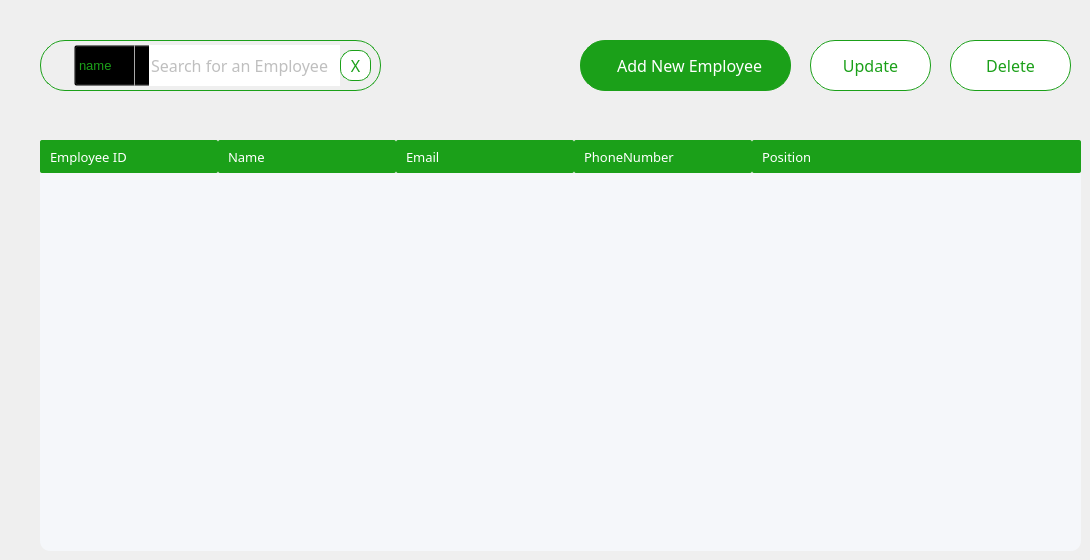
     <widget class="QWidget" name="default_employee">
      <widget class="QGroupBox" name="search_2">
       <property name="geometry">
        <rect>
         <x>40</x>
         <y>40</y>
         <width>341</width>
         <height>51</height>
        </rect>
       </property>
       <property name="font">
        <font>
         <family>Lexend Light</family>
        </font>
       </property>
       <property name="styleSheet">
        <string notr="true">border-radius:25px;
border-color: rgb(27, 160, 25);
border-width : 1.2px;
border-style:solid;
background-color:#white;</string>
       </property>
       <property name="title">
        <string/>
       </property>
       <property name="alignment">
        <set>Qt::AlignmentFlag::AlignLeading|Qt::AlignmentFlag::AlignLeft|Qt::AlignmentFlag::AlignTop</set>
       </property>
       <property name="flat">
        <bool>false</bool>
       </property>
       <property name="checkable">
        <bool>false</bool>
       </property>
       <widget class="QLabel" name="search_icon">
        <property name="geometry">
         <rect>
          <x>10</x>
          <y>15</y>
          <width>21</width>
          <height>21</height>
         </rect>
        </property>
        <property name="styleSheet">
         <string notr="true">background:none;
border-radius: 20px;
border: 1px solid;
border-color:none;
</string>
        </property>
        <property name="text">
         <string/>
        </property>
        <property name="pixmap">
         <pixmap resource="resources.qrc">:/images/Icon.png</pixmap>
        </property>
        <property name="scaledContents">
         <bool>true</bool>
        </property>
       </widget>
      </widget>
      <widget class="QPushButton" name="add_employee_btn">
       <property name="geometry">
        <rect>
         <x>580</x>
         <y>40</y>
         <width>211</width>
         <height>51</height>
        </rect>
       </property>
       <property name="styleSheet">
        <string notr="true">*{
border-radius:25px;
color:white;
font-family: Lexend;
font-size:16px;
border-color: rgb(27, 160, 25);
border-width : 1.2px;
border-style:solid;
background-color:#1ba019;
}
QPushButton:hover
{
background:#013220;
color:white;
border-left:3px solid white ; 
border-color:none;
border-radius:25px;
}
QPushButton:pressed
{
background:#013220;
color:white;
border-radius:25px;
font-family: Lexend;
font-size:16px;
border-left:3.2px solid white ; 


/*background: qlineargradient(x1: 0, y1: 0, x2: 0, y2: 1,
                                stop: 0 #ffffff, stop: 1 #dcdcdc);*/
}</string>
       </property>
       <property name="text">
        <string>  Add New Employee</string>
       </property>
       <property name="icon">
        <iconset>
         <normalon>:/images/add-circle.png</normalon>
        </iconset>
       </property>
       <property name="iconSize">
        <size>
         <width>200</width>
         <height>200</height>
        </size>
       </property>
       <property name="autoRepeatInterval">
        <number>100</number>
       </property>
      </widget>
      <widget class="QTableWidget" name="table">
       <property name="geometry">
        <rect>
         <x>40</x>
         <y>140</y>
         <width>1041</width>
         <height>411</height>
        </rect>
       </property>
       <property name="font">
        <font>
         <family>Lexend</family>
         <pointsize>10</pointsize>
        </font>
       </property>
       <property name="layoutDirection">
        <enum>Qt::LayoutDirection::LeftToRight</enum>
       </property>
       <property name="styleSheet">
        <string notr="true">QTableWidget {
    border: none;
	background-color: #F5F7FA; /* Light gray */
border-radius:10px;
}
QHeaderView::section {
    background-color: #1ba019; 
    color: white;
    font: 500 12pt &quot;Lexend Medium&quot;;
    padding: 6px;
	border-radius:2px;
    padding-left: 10px; 
}

QScrollBar:vertical {
    border: none;
    background:  #1ba019;;
    width: 12px;
}
QScrollBar::add-page:vertical {
    background:  #F5F7FA;}
QScrollBar::sub-page:vertical {
    background: #F5F7FA;}</string>
       </property>
       <property name="frameShape">
        <enum>QFrame::Shape::NoFrame</enum>
       </property>
       <property name="frameShadow">
        <enum>QFrame::Shadow::Plain</enum>
       </property>
       <property name="lineWidth">
        <number>0</number>
       </property>
       <property name="verticalScrollBarPolicy">
        <enum>Qt::ScrollBarPolicy::ScrollBarAsNeeded</enum>
       </property>
       <property name="sizeAdjustPolicy">
        <enum>QAbstractScrollArea::SizeAdjustPolicy::AdjustIgnored</enum>
       </property>
       <property name="autoScroll">
        <bool>true</bool>
       </property>
       <property name="editTriggers">
        <set>QAbstractItemView::EditTrigger::NoEditTriggers</set>
       </property>
       <property name="showDropIndicator" stdset="0">
        <bool>false</bool>
       </property>
       <property name="dragEnabled">
        <bool>false</bool>
       </property>
       <property name="dragDropOverwriteMode">
        <bool>false</bool>
       </property>
       <property name="dragDropMode">
        <enum>QAbstractItemView::DragDropMode::NoDragDrop</enum>
       </property>
       <property name="alternatingRowColors">
        <bool>false</bool>
       </property>
       <property name="selectionMode">
        <enum>QAbstractItemView::SelectionMode::SingleSelection</enum>
       </property>
       <property name="selectionBehavior">
        <enum>QAbstractItemView::SelectionBehavior::SelectRows</enum>
       </property>
       <property name="showGrid">
        <bool>false</bool>
       </property>
       <property name="gridStyle">
        <enum>Qt::PenStyle::NoPen</enum>
       </property>
       <property name="sortingEnabled">
        <bool>false</bool>
       </property>
       <property name="wordWrap">
        <bool>false</bool>
       </property>
       <property name="cornerButtonEnabled">
        <bool>false</bool>
       </property>
       <attribute name="horizontalHeaderVisible">
        <bool>true</bool>
       </attribute>
       <attribute name="horizontalHeaderCascadingSectionResizes">
        <bool>false</bool>
       </attribute>
       <attribute name="horizontalHeaderMinimumSectionSize">
        <number>35</number>
       </attribute>
       <attribute name="horizontalHeaderDefaultSectionSize">
        <number>178</number>
       </attribute>
       <attribute name="horizontalHeaderHighlightSections">
        <bool>false</bool>
       </attribute>
       <attribute name="horizontalHeaderShowSortIndicator" stdset="0">
        <bool>true</bool>
       </attribute>
       <attribute name="horizontalHeaderStretchLastSection">
        <bool>true</bool>
       </attribute>
       <attribute name="verticalHeaderVisible">
        <bool>false</bool>
       </attribute>
       <attribute name="verticalHeaderCascadingSectionResizes">
        <bool>false</bool>
       </attribute>
       <attribute name="verticalHeaderMinimumSectionSize">
        <number>24</number>
       </attribute>
       <attribute name="verticalHeaderDefaultSectionSize">
        <number>40</number>
       </attribute>
       <attribute name="verticalHeaderHighlightSections">
        <bool>false</bool>
       </attribute>
       <attribute name="verticalHeaderShowSortIndicator" stdset="0">
        <bool>false</bool>
       </attribute>
       <attribute name="verticalHeaderStretchLastSection">
        <bool>false</bool>
       </attribute>
       <column>
        <property name="text">
         <string>Employee ID</string>
        </property>
        <property name="font">
         <font>
          <family>Lexend</family>
         </font>
        </property>
        <property name="textAlignment">
         <set>AlignLeading|AlignVCenter</set>
        </property>
       </column>
       <column>
        <property name="text">
         <string>Name</string>
        </property>
        <property name="font">
         <font>
          <family>Lexend</family>
         </font>
        </property>
        <property name="textAlignment">
         <set>AlignLeading|AlignVCenter</set>
        </property>
       </column>
       <column>
        <property name="text">
         <string>Email</string>
        </property>
        <property name="font">
         <font>
          <family>Lexend</family>
         </font>
        </property>
        <property name="textAlignment">
         <set>AlignLeading|AlignVCenter</set>
        </property>
       </column>
       <column>
        <property name="text">
         <string>PhoneNumber</string>
        </property>
        <property name="font">
         <font>
          <family>Lexend</family>
         </font>
        </property>
        <property name="textAlignment">
         <set>AlignLeading|AlignVCenter</set>
        </property>
       </column>
       <column>
        <property name="text">
         <string>Position</string>
        </property>
        <property name="font">
         <font>
          <family>Lexend</family>
         </font>
        </property>
        <property name="textAlignment">
         <set>AlignLeading|AlignVCenter</set>
        </property>
       </column>
      </widget>
      <widget class="QPushButton" name="update_employee_btn">
       <property name="geometry">
        <rect>
         <x>810</x>
         <y>40</y>
         <width>121</width>
         <height>51</height>
        </rect>
       </property>
       <property name="styleSheet">
        <string notr="true">*{
border-radius:25px;
color:#1ba019;
font-family: Lexend;
font-size:16px;
border-color: rgb(27, 160, 25);
border-width : 1.2px;
border-style:solid;
background-color:white;
}
QPushButton:hover
{
background:white;
color:#00b521;
border-left:3px solid #00b521 ; 
border-color:none;
border-radius:25px;
}
QPushButton:pressed
{
background:#013220;
color:#1ba019;
border-radius:25px;
font-family: Lexend;
font-size:16px;
border-left:3.2px solid #1BA019 ; 


/*background: qlineargradient(x1: 0, y1: 0, x2: 0, y2: 1,
                                stop: 0 #ffffff, stop: 1 #dcdcdc);*/
}</string>
       </property>
       <property name="text">
        <string>Update</string>
       </property>
       <property name="iconSize">
        <size>
         <width>200</width>
         <height>200</height>
        </size>
       </property>
       <property name="autoRepeatInterval">
        <number>100</number>
       </property>
      </widget>
      <widget class="QPushButton" name="delete_employee_btn">
       <property name="geometry">
        <rect>
         <x>950</x>
         <y>40</y>
         <width>121</width>
         <height>51</height>
        </rect>
       </property>
       <property name="styleSheet">
        <string notr="true">*{
border-radius:25px;
color:#1ba019;
font-family: Lexend;
font-size:16px;
border-color: rgb(27, 160, 25);
border-width : 1.2px;
border-style:solid;
background-color:white;
}
QPushButton:hover
{
background:white;
color:#00b521;
border-left:3px solid #00b521 ; 
border-color:none;
border-radius:25px;
}
QPushButton:pressed
{
background:#013220;
color:#1ba019;
border-radius:25px;
font-family: Lexend;
font-size:16px;
border-left:3.2px solid #1BA019 ; 


/*background: qlineargradient(x1: 0, y1: 0, x2: 0, y2: 1,
                                stop: 0 #ffffff, stop: 1 #dcdcdc);*/
}</string>
       </property>
       <property name="text">
        <string>Delete</string>
       </property>
       <property name="iconSize">
        <size>
         <width>200</width>
         <height>200</height>
        </size>
       </property>
       <property name="autoRepeatInterval">
        <number>100</number>
       </property>
      </widget>
      <widget class="QPushButton" name="searchReset">
       <property name="geometry">
        <rect>
         <x>340</x>
         <y>50</y>
         <width>31</width>
         <height>31</height>
        </rect>
       </property>
       <property name="styleSheet">
        <string notr="true">*{
border-radius:12px;
color:#1ba019;
font-family: Lexend;
font-size:16px;
border-color: rgb(27, 160, 25);
border-width : 1.2px;
border-style:solid;
background-color:white;
}
QPushButton:hover
{
background:white;
color:#00b521;
border-color:none;
border-radius:12px;
}
QPushButton:pressed
{
background:#013220;
color:#1ba019;
border-radius:12px;
font-family: Lexend;
font-size:16px;


/*background: qlineargradient(x1: 0, y1: 0, x2: 0, y2: 1,
                                stop: 0 #ffffff, stop: 1 #dcdcdc);*/
}</string>
       </property>
       <property name="text">
        <string>X</string>
       </property>
      </widget>
      <widget class="QComboBox" name="search">
       <property name="geometry">
        <rect>
         <x>74</x>
         <y>45</y>
         <width>81</width>
         <height>41</height>
        </rect>
       </property>
       <property name="font">
        <font>
         <pointsize>10</pointsize>
        </font>
       </property>
       <property name="styleSheet">
        <string notr="true">QComboBox {
color:#1ba019;
background-color:transparent;
}
QComboBox::drop-down {
       border: none;
       background: transparent;
       width: 0px;
    }
QComboBox::drop-down {
    subcontrol-origin: padding;
    subcontrol-position: top right;
    border-left-width: 1px;
    border-left-color: darkgray;
    border-left-style: solid; /* just a single line */
    border-top-right-radius: 3px; /* same radius as the QComboBox */
    border-bottom-right-radius: 3px;
}
</string>
       </property>
       <property name="insertPolicy">
        <enum>QComboBox::InsertPolicy::NoInsert</enum>
       </property>
       <property name="duplicatesEnabled">
        <bool>false</bool>
       </property>
       <item>
        <property name="text">
         <string>name</string>
        </property>
       </item>
       <item>
        <property name="text">
         <string>id</string>
        </property>
       </item>
      </widget>
      <widget class="QLineEdit" name="search_field">
       <property name="geometry">
        <rect>
         <x>149</x>
         <y>45</y>
         <width>191</width>
         <height>41</height>
        </rect>
       </property>
       <property name="font">
        <font>
         <family>Lexend</family>
         <pointsize>-1</pointsize>
        </font>
       </property>
       <property name="styleSheet">
        <string notr="true">border-radius:0px;
border-color: rgb(27, 160, 25);
border-width : 0x;
color:grey;
font-family: Lexend;
font-size:16px;</string>
       </property>
       <property name="inputMask">
        <string/>
       </property>
       <property name="text">
        <string/>
       </property>
       <property name="echoMode">
        <enum>QLineEdit::EchoMode::Normal</enum>
       </property>
       <property name="placeholderText">
        <string>Search for an Employee</string>
       </property>
      </widget>
      <zorder>search_2</zorder>
      <zorder>add_employee_btn</zorder>
      <zorder>table</zorder>
      <zorder>update_employee_btn</zorder>
      <zorder>delete_employee_btn</zorder>
      <zorder>search</zorder>
      <zorder>searchReset</zorder>
      <zorder>search_field</zorder>
     </widget>
